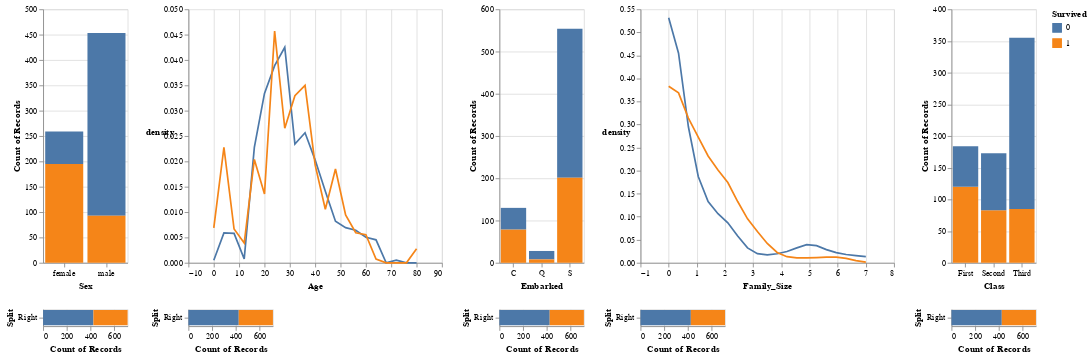

Notebook code cell kept with this figure:
### Code cell
chart = alt.hconcat()
CATEGORICAL_WIDTH = 100
QUANTITATIVE_WIDTH = 300
for feature in titanic_df.columns:
    if feature == target:
        pass
    elif feature in categorical_features:
        data = titanic_df.loc[:,[feature, target]]
        
        selector = alt.selection_single(fields=[feature])
        
        feature_component = alt.Chart(data).mark_bar().encode(
            x = alt.X(feature, axis=alt.Axis(labelAngle=0)),
            y = "count()",
            color = alt.Color(target, type="nominal", sort=[1,0]),
            opacity = alt.condition(selector, alt.value(1), alt.value(0.3))
        ).properties(
            width = CATEGORICAL_WIDTH
        ).add_selection(
            selector
        )
        
        split_component = alt.Chart(data).mark_bar().encode(
            y = "Split:N",
            x = alt.X("count()", scale=alt.Scale(domain = [0, len(titanic_df)])),
            color = alt.Color(target, type="nominal", sort=[1,0])
        ).transform_calculate(
            split_val = selector[feature]
        ).transform_calculate(
            Split = "datum." + feature + " == datum.split_val?'Left':'Right'"
        ).properties(
            width = CATEGORICAL_WIDTH
        )
        
        chart |= (feature_component & split_component)
    else:

        data = titanic_df.loc[:,[feature, target]].melt(id_vars=target)
        selector = alt.selection_single(fields = [feature], on="mouseover", nearest=True)
        
        # build IG table
        ig_df = build_IG_Table(feature)
        
        feature_component = alt.Chart(data).transform_density(
            density='value',
            bandwidth=0.5,
            groupby=['variable', target],
            steps=20
        ).transform_joinaggregate(
            max_density = 'max(density)'
        ).mark_line().encode(
            alt.X('value:Q', title=feature),
            alt.Y('density:Q', axis=alt.Axis(labelAngle=0, titleAngle=0)),
            alt.Color(target, type="nominal")
        ).properties(
            width=QUANTITATIVE_WIDTH, #height=100
        )

        selection_bar_df = pd.DataFrame(
            np.arange(np.min(titanic_df[feature]).astype(int), np.max(titanic_df[feature]).astype(int)),
            columns = [feature]
        )
        selection_bar_df["Height"] = 1

        selection_bars = alt.Chart(selection_bar_df).mark_bar(
            size=.8*QUANTITATIVE_WIDTH/len(selection_bar_df),
            binSpacing=0
        ).transform_calculate(
            key=selector[feature]
        ).transform_calculate(
            val='datum.'+feature
        ).encode(
            x = feature,
            y = alt.Y("Height", axis=None),
            color = alt.value("lightgrey"),
            opacity = alt.condition(alt.datum.val <= alt.datum.key, alt.value(0.3), alt.value(0))
        ).add_selection(
            selector
        )      

        split_component = alt.Chart(data).mark_bar().encode(
            y = "Split:N",
            x = alt.X("count()", scale=alt.Scale(domain = [0, len(titanic_df)])),
            color = alt.Color(target, type="nominal", sort=[1,0])
        ).transform_calculate(
            split_val = selector[feature]
        ).transform_calculate(
            Split = "datum.value <= datum.split_val?'Left':'Right'"
        ).properties(
            width = 100
        )   
    
#         split_text = alt.Chart(data).mark_text().encode(
#             y = "Split:N",
#             text = "split_target_count:Q",
#             #color = alt.Color(target, type="nominal", sort=[1,0])
#         ).transform_calculate(
#             split_val = selector[feature]
#         ).transform_calculate(
#             Split = "datum.value <= datum.split_val?'Left':'Right'"
#         ).transform_joinaggregate(
#             split_total_count = "count()",
#             groupby = ["Split"]
#         ).transform_joinaggregate(
#             split_target_count = "count()",
#             groupby = ["Split", target]
#         )

        split_text = alt.Chart(ig_df).mark_text().encode(
            text = "chart_text:N",
        ).transform_calculate(
            selected_val = selector[feature]
        ).transform_filter(
            (alt.datum.Split_Val <= alt.datum.selected_val) & (alt.datum.Split_Val >= alt.datum.selected_val)
        ).transform_calculate(
            chart_text = "Information Gain: " + alt.datum.Information_Gain
        ).properties(
            width = 150
        )

        ig_text = alt.Chart(ig_df).mark_text().encode(
            text = "chart_text:N",
        ).transform_calculate(
            selected_val = selector[feature]
        ).transform_filter(
            (alt.datum.Split_Val <= alt.datum.selected_val) & (alt.datum.Split_Val >= alt.datum.selected_val)
        ).transform_calculate(
            chart_text = "Information Gain: " + alt.datum.Information_Gain
        ).properties(
            width = 150
        )
        
        chart |= ((selection_bars + feature_component).resolve_scale(y="independent") & (split_component | (split_text + ig_text)))
    
chart

### Figure 1 — Vega-Lite specification as saved in the notebook (floating-point values rounded to 4 significant figures; data arrays with more than 128 entries replaced by an {"elided": "..."} marker saying what was removed)
{"config": {"view": {"continuousWidth": 400, "continuousHeight": 300}}, "hconcat": [{"vconcat": [{"mark": "bar", "encoding": {"color": {"type": "nominal", "field": "Survived", "sort": [1, 0]}, "opacity": {"condition": {"value": 1, "selection": "selector400"}, "value": 0.3}, "x": {"type": "nominal", "axis": {"labelAngle": 0}, "field": "Sex"}, "y": {"type": "quantitative", "aggregate": "count"}}, "selection": {"selector400": {"type": "single", "fields": ["Sex"]}}, "width": 100}, {"mark": "bar", "encoding": {"color": {"type": "nominal", "field": "Survived", "sort": [1, 0]}, "x": {"type": "quantitative", "aggregate": "count", "scale": {"domain": [0, 712]}}, "y": {"type": "nominal", "field": "Split"}}, "transform": [{"calculate": "selector400['Sex']", "as": "split_val"}, {"calculate": "datum.Sex == datum.split_val?'Left':'Right'", "as": "Split"}], "width": 100}]}, {"vconcat": [{"layer": [{"data": {"name": "data-1b1ad364eb6985e496936a585856e77a"}, "mark": {"type": "bar", "binSpacing": 0, "size": 3.0}, "encoding": {"color": {"value": "lightgrey"}, "opacity": {"condition": {"value": 0.3, "test": "(datum.val <= datum.key)"}, "value": 0}, "x": {"type": "quantitative", "field": "Age"}, "y": {"type": "quantitative", "axis": null, "field": "Height"}}, "selection": {"selector401": {"type": "single", "fields": ["Age"], "on": "mouseover", "nearest": true}}, "transform": [{"calculate": "selector401['Age']", "as": "key"}, {"calculate": "datum.Age", "as": "val"}]}, {"data": {"name": "data-109fc2ef60fd3e69425de5a728741c59"}, "mark": "line", "encoding": {"color": {"type": "nominal", "field": "Survived"}, "x": {"type": "quantitative", "field": "value", "title": "Age"}, "y": {"type": "quantitative", "axis": {"labelAngle": 0, "titleAngle": 0}, "field": "density"}}, "transform": [{"density": "value", "bandwidth": 0.5, "groupby": ["variable", "Survived"], "steps": 20}, {"joinaggregate": [{"op": "max", "field": "density", "as": "max_density"}]}], "width": 300}], "resolve": {"scale": {"y": "independent"}}}, {"hconcat": [{"data": {"name": "data-109fc2ef60fd3e69425de5a728741c59"}, "mark": "bar", "encoding": {"color": {"type": "nominal", "field": "Survived", "sort": [1, 0]}, "x": {"type": "quantitative", "aggregate": "count", "scale": {"domain": [0, 712]}}, "y": {"type": "nominal", "field": "Split"}}, "transform": [{"calculate": "selector401['Age']", "as": "split_val"}, {"calculate": "datum.value <= datum.split_val?'Left':'Right'", "as": "Split"}], "width": 100}, {"data": {"name": "data-be81a33132e1b29a01caedfbdb47021f"}, "mark": "text", "encoding": {"text": {"type": "nominal", "field": "chart_text"}}, "transform": [{"calculate": "selector401['Age']", "as": "selected_val"}, {"filter": "((datum.Split_Val <= datum.selected_val) && (datum.Split_Val >= datum.selected_val))"}, {"calculate": "('Information Gain: ' + datum.Information_Gain)", "as": "chart_text"}], "width": 150}]}]}, {"vconcat": [{"mark": "bar", "encoding": {"color": {"type": "nominal", "field": "Survived", "sort": [1, 0]}, "opacity": {"condition": {"value": 1, "selection": "selector402"}, "value": 0.3}, "x": {"type": "nominal", "axis": {"labelAngle": 0}, "field": "Embarked"}, "y": {"type": "quantitative", "aggregate": "count"}}, "selection": {"selector402": {"type": "single", "fields": ["Embarked"]}}, "width": 100}, {"mark": "bar", "encoding": {"color": {"type": "nominal", "field": "Survived", "sort": [1, 0]}, "x": {"type": "quantitative", "aggregate": "count", "scale": {"domain": [0, 712]}}, "y": {"type": "nominal", "field": "Split"}}, "transform": [{"calculate": "selector402['Embarked']", "as": "split_val"}, {"calculate": "datum.Embarked == datum.split_val?'Left':'Right'", "as": "Split"}], "width": 100}], "data": {"name": "data-7a305e47f911af7dd208986e5e6f6ccd"}}, {"vconcat": [{"layer": [{"data": {"name": "data-fe651712a4f6f7e79b5d5306badf6116"}, "mark": {"type": "bar", "binSpacing": 0, "size": 34.29}, "encoding": {"color": {"value": "lightgrey"}, "opacity": {"condition": {"value": 0.3, "test": "(datum.val <= datum.key)"}, "value": 0}, "x": {"type": "quantitative", "field": "Family_Size"}, "y": {"type": "quantitative", "axis": null, "field": "Height"}}, "selection": {"selector403": {"type": "single", "fields": ["Family_Size"], "on": "mouseover", "nearest": true}}, "transform": [{"calculate": "selector403['Family_Size']", "as": "key"}, {"calculate": "datum.Family_Size", "as": "val"}]}, {"data": {"name": "data-8f8f3495865b45bdd240f978a163c097"}, "mark": "line", "encoding": {"color": {"type": "nominal", "field": "Survived"}, "x": {"type": "quantitative", "field": "value", "title": "Family_Size"}, "y": {"type": "quantitative", "axis": {"labelAngle": 0, "titleAngle": 0}, "field": "density"}}, "transform": [{"density": "value", "bandwidth": 0.5, "groupby": ["variable", "Survived"], "steps": 20}, {"joinaggregate": [{"op": "max", "field": "density", "as": "max_density"}]}], "width": 300}], "resolve": {"scale": {"y": "independent"}}}, {"hconcat": [{"data": {"name": "data-8f8f3495865b45bdd240f978a163c097"}, "mark": "bar", "encoding": {"color": {"type": "nominal", "field": "Survived", "sort": [1, 0]}, "x": {"type": "quantitative", "aggregate": "count", "scale": {"domain": [0, 712]}}, "y": {"type": "nominal", "field": "Split"}}, "transform": [{"calculate": "selector403['Family_Size']", "as": "split_val"}, {"calculate": "datum.value <= datum.split_val?'Left':'Right'", "as": "Split"}], "width": 100}, {"data": {"name": "data-f4fd8f9ba5b5bad8cd76281f7bec7783"}, "mark": "text", "encoding": {"text": {"type": "nominal", "field": "chart_text"}}, "transform": [{"calculate": "selector403['Family_Size']", "as": "selected_val"}, {"filter": "((datum.Split_Val <= datum.selected_val) && (datum.Split_Val >= datum.selected_val))"}, {"calculate": "('Information Gain: ' + datum.Information_Gain)", "as": "chart_text"}], "width": 150}]}]}, {"vconcat": [{"mark": "bar", "encoding": {"color": {"type": "nominal", "field": "Survived", "sort": [1, 0]}, "opacity": {"condition": {"value": 1, "selection": "selector404"}, "value": 0.3}, "x": {"type": "nominal", "axis": {"labelAngle": 0}, "field": "Class"}, "y": {"type": "quantitative", "aggregate": "count"}}, "selection": {"selector404": {"type": "single", "fields": ["Class"]}}, "width": 100}, {"mark": "bar", "encoding": {"color": {"type": "nominal", "field": "Survived", "sort": [1, 0]}, "x": {"type": "quantitative", "aggregate": "count", "scale": {"domain": [0, 712]}}, "y": {"type": "nominal", "field": "Split"}}, "transform": [{"calculate": "selector404['Class']", "as": "split_val"}, {"calculate": "datum.Class == datum.split_val?'Left':'Right'", "as": "Split"}], "width": 100}], "data": {"name": "data-203b5a4661447b6ae149f4264ee4f76d"}}], "data": {"name": "data-fcde82a648231dad3b6d7cc6467d1cab"}, "$schema": "https://vega.github.io/schema/vega-lite/v4.0.2.json", "datasets": {"data-fcde82a648231dad3b6d7cc6467d1cab": {"elided": "712 records"}, "data-1b1ad364eb6985e496936a585856e77a": [{"Age": 0, "Height": 1}, {"Age": 1, "Height": 1}, {"Age": 2, "Height": 1}, {"Age": 3, "Height": 1}, {"Age": 4, "Height": 1}, {"Age": 5, "Height": 1}, {"Age": 6, "Height": 1}, {"Age": 7, "Height": 1}, {"Age": 8, "Height": 1}, {"Age": 9, "Height": 1}, {"Age": 10, "Height": 1}, {"Age": 11, "Height": 1}, {"Age": 12, "Height": 1}, {"Age": 13, "Height": 1}, {"Age": 14, "Height": 1}, {"Age": 15, "Height": 1}, {"Age": 16, "Height": 1}, {"Age": 17, "Height": 1}, {"Age": 18, "Height": 1}, {"Age": 19, "Height": 1}, {"Age": 20, "Height": 1}, {"Age": 21, "Height": 1}, {"Age": 22, "Height": 1}, {"Age": 23, "Height": 1}, {"Age": 24, "Height": 1}, {"Age": 25, "Height": 1}, {"Age": 26, "Height": 1}, {"Age": 27, "Height": 1}, {"Age": 28, "Height": 1}, {"Age": 29, "Height": 1}, {"Age": 30, "Height": 1}, {"Age": 31, "Height": 1}, {"Age": 32, "Height": 1}, {"Age": 33, "Height": 1}, {"Age": 34, "Height": 1}, {"Age": 35, "Height": 1}, {"Age": 36, "Height": 1}, {"Age": 37, "Height": 1}, {"Age": 38, "Height": 1}, {"Age": 39, "Height": 1}, {"Age": 40, "Height": 1}, {"Age": 41, "Height": 1}, {"Age": 42, "Height": 1}, {"Age": 43, "Height": 1}, {"Age": 44, "Height": 1}, {"Age": 45, "Height": 1}, {"Age": 46, "Height": 1}, {"Age": 47, "Height": 1}, {"Age": 48, "Height": 1}, {"Age": 49, "Height": 1}, {"Age": 50, "Height": 1}, {"Age": 51, "Height": 1}, {"Age": 52, "Height": 1}, {"Age": 53, "Height": 1}, {"Age": 54, "Height": 1}, {"Age": 55, "Height": 1}, {"Age": 56, "Height": 1}, {"Age": 57, "Height": 1}, {"Age": 58, "Height": 1}, {"Age": 59, "Height": 1}, {"Age": 60, "Height": 1}, {"Age": 61, "Height": 1}, {"Age": 62, "Height": 1}, {"Age": 63, "Height": 1}, {"Age": 64, "Height": 1}, {"Age": 65, "Height": 1}, {"Age": 66, "Height": 1}, {"Age": 67, "Height": 1}, {"Age": 68, "Height": 1}, {"Age": 69, "Height": 1}, {"Age": 70, "Height": 1}, {"Age": 71, "Height": 1}, {"Age": 72, "Height": 1}, {"Age": 73, "Height": 1}, {"Age": 74, "Height": 1}, {"Age": 75, "Height": 1}, {"Age": 76, "Height": 1}, {"Age": 77, "Height": 1}, {"Age": 78, "Height": 1}, {"Age": 79, "Height": 1}], "data-109fc2ef60fd3e69425de5a728741c59": {"elided": "712 records"}, "data-be81a33132e1b29a01caedfbdb47021f": [{"Split_Val": 0, "Left_Entropy": 0.0, "Right_Entropy": 97.3, "Information_Gain": 0.18}, {"Split_Val": 1, "Left_Entropy": 59.17, "Right_Entropy": 96.82, "Information_Gain": 1.27}, {"Split_Val": 2, "Left_Entropy": 95.44, "Right_Entropy": 96.9, "Information_Gain": 0.5}, {"Split_Val": 3, "Left_Entropy": 91.83, "Right_Entropy": 96.67, "Information_Gain": 0.89}, {"Split_Val": 4, "Left_Entropy": 90.97, "Right_Entropy": 96.38, "Information_Gain": 1.28}, {"Split_Val": 5, "Left_Entropy": 87.57, "Right_Entropy": 96.13, "Information_Gain": 1.75}, {"Split_Val": 6, "Left_Entropy": 87.87, "Right_Entropy": 96.04, "Information_Gain": 1.85}, {"Split_Val": 7, "Left_Entropy": 90.44, "Right_Entropy": 96.06, "Information_Gain": 1.69}, {"Split_Val": 8, "Left_Entropy": 91.83, "Right_Entropy": 96.01, "Information_Gain": 1.66}, {"Split_Val": 9, "Left_Entropy": 96.29, "Right_Entropy": 96.12, "Information_Gain": 1.21}, {"Split_Val": 10, "Left_Entropy": 97.45, "Right_Entropy": 96.2, "Information_Gain": 1.04}, {"Split_Val": 11, "Left_Entropy": 98.43, "Right_Entropy": 96.26, "Information_Gain": 0.88}, {"Split_Val": 12, "Left_Entropy": 98.16, "Right_Entropy": 96.2, "Information_Gain": 0.97}, {"Split_Val": 13, "Left_Entropy": 97.57, "Right_Entropy": 96.07, "Information_Gain": 1.14}, {"Split_Val": 14, "Left_Entropy": 98.29, "Right_Entropy": 96.03, "Information_Gain": 1.07}, {"Split_Val": 15, "Left_Entropy": 97.63, "Right_Entropy": 95.8, "Information_Gain": 1.34}, {"Split_Val": 16, "Left_Entropy": 99.28, "Right_Entropy": 95.85, "Information_Gain": 1.02}, {"Split_Val": 17, "Left_Entropy": 99.54, "Right_Entropy": 95.73, "Information_Gain": 1.02}, {"Split_Val": 18, "Left_Entropy": 100.0, "Right_Entropy": 95.84, "Information_Gain": 0.7}, {"Split_Val": 19, "Left_Entropy": 99.9, "Right_Entropy": 95.9, "Information_Gain": 0.53}, {"Split_Val": 20, "Left_Entropy": 99.43, "Right_Entropy": 96.3, "Information_Gain": 0.26}, {"Split_Val": 21, "Left_Entropy": 98.43, "Right_Entropy": 96.84, "Information_Gain": 0.06}, {"Split_Val": 22, "Left_Entropy": 98.34, "Right_Entropy": 96.8, "Information_Gain": 0.06}, {"Split_Val": 23, "Left_Entropy": 98.08, "Right_Entropy": 96.92, "Information_Gain": 0.03}, {"Split_Val": 24, "Left_Entropy": 98.35, "Right_Entropy": 96.59, "Information_Gain": 0.08}, {"Split_Val": 25, "Left_Entropy": 97.75, "Right_Entropy": 97.04, "Information_Gain": 0.01}, {"Split_Val": 26, "Left_Entropy": 97.52, "Right_Entropy": 97.21, "Information_Gain": 0.0}, {"Split_Val": 27, "Left_Entropy": 98.07, "Right_Entropy": 96.61, "Information_Gain": 0.05}, {"Split_Val": 28, "Left_Entropy": 97.47, "Right_Entropy": 97.23, "Information_Gain": 0.0}, {"Split_Val": 29, "Left_Entropy": 97.45, "Right_Entropy": 97.24, "Information_Gain": 0.0}, {"Split_Val": 30, "Left_Entropy": 97.32, "Right_Entropy": 97.4, "Information_Gain": 0.0}, {"Split_Val": 31, "Left_Entropy": 97.46, "Right_Entropy": 97.18, "Information_Gain": 0.0}, {"Split_Val": 32, "Left_Entropy": 97.69, "Right_Entropy": 96.73, "Information_Gain": 0.02}, {"Split_Val": 33, "Left_Entropy": 97.67, "Right_Entropy": 96.71, "Information_Gain": 0.02}, {"Split_Val": 34, "Left_Entropy": 97.61, "Right_Entropy": 96.79, "Information_Gain": 0.01}, {"Split_Val": 35, "Left_Entropy": 97.98, "Right_Entropy": 95.57, "Information_Gain": 0.1}, {"Split_Val": 36, "Left_Entropy": 98.11, "Right_Entropy": 94.64, "Information_Gain": 0.18}, {"Split_Val": 37, "Left_Entropy": 97.97, "Right_Entropy": 95.14, "Information_Gain": 0.12}, {"Split_Val": 38, "Left_Entropy": 97.96, "Right_Entropy": 95.01, "Information_Gain": 0.12}, {"Split_Val": 39, "Left_Entropy": 97.88, "Right_Entropy": 95.1, "Information_Gain": 0.1}, {"Split_Val": 40, "Left_Entropy": 97.86, "Right_Entropy": 94.86, "Information_Gain": 0.11}, {"Split_Val": 41, "Left_Entropy": 97.82, "Right_Entropy": 94.97, "Information_Gain": 0.09}, {"Split_Val": 42, "Left_Entropy": 97.87, "Right_Entropy": 94.22, "Information_Gain": 0.14}, {"Split_Val": 43, "Left_Entropy": 97.78, "Right_Entropy": 94.74, "Information_Gain": 0.09}, {"Split_Val": 44, "Left_Entropy": 97.72, "Right_Entropy": 94.95, "Information_Gain": 0.07}, {"Split_Val": 45, "Left_Entropy": 97.73, "Right_Entropy": 94.49, "Information_Gain": 0.09}, {"Split_Val": 46, "Left_Entropy": 97.55, "Right_Entropy": 95.91, "Information_Gain": 0.03}, {"Split_Val": 47, "Left_Entropy": 97.32, "Right_Entropy": 97.6, "Information_Gain": 0.0}, {"Split_Val": 48, "Left_Entropy": 97.52, "Right_Entropy": 95.79, "Information_Gain": 0.02}, {"Split_Val": 49, "Left_Entropy": 97.65, "Right_Entropy": 93.95, "Information_Gain": 0.08}, {"Split_Val": 50, "Left_Entropy": 97.72, "Right_Entropy": 91.83, "Information_Gain": 0.15}, {"Split_Val": 51, "Left_Entropy": 97.65, "Right_Entropy": 92.41, "Information_Gain": 0.11}, {"Split_Val": 52, "Left_Entropy": 97.7, "Right_Entropy": 90.44, "Information_Gain": 0.17}, {"Split_Val": 53, "Left_Entropy": 97.74, "Right_Entropy": 88.86, "Information_Gain": 0.22}, {"Split_Val": 54, "Left_Entropy": 97.72, "Right_Entropy": 87.22, "Information_Gain": 0.24}, {"Split_Val": 55, "Left_Entropy": 97.73, "Right_Entropy": 85.82, "Information_Gain": 0.27}, {"Split_Val": 56, "Left_Entropy": 97.73, "Right_Entropy": 83.38, "Information_Gain": 0.31}, {"Split_Val": 57, "Left_Entropy": 97.67, "Right_Entropy": 85.71, "Information_Gain": 0.22}, {"Split_Val": 58, "Left_Entropy": 97.74, "Right_Entropy": 76.42, "Information_Gain": 0.42}, {"Split_Val": 59, "Left_Entropy": 97.68, "Right_Entropy": 79.5, "Information_Gain": 0.31}, {"Split_Val": 60, "Left_Entropy": 97.7, "Right_Entropy": 70.25, "Information_Gain": 0.46}, {"Split_Val": 61, "Left_Entropy": 97.61, "Right_Entropy": 76.42, "Information_Gain": 0.28}, {"Split_Val": 62, "Left_Entropy": 97.59, "Right_Entropy": 72.19, "Information_Gain": 0.3}, {"Split_Val": 63, "Left_Entropy": 97.68, "Right_Entropy": 39.12, "Information_Gain": 0.74}, {"Split_Val": 64, "Left_Entropy": 97.62, "Right_Entropy": 43.95, "Information_Gain": 0.56}, {"Split_Val": 65, "Left_Entropy": 97.53, "Right_Entropy": 54.36, "Information_Gain": 0.31}, {"Split_Val": 66, "Left_Entropy": 97.49, "Right_Entropy": 59.17, "Information_Gain": 0.23}, {"Split_Val": 67, "Left_Entropy": 97.49, "Right_Entropy": 59.17, "Information_Gain": 0.23}, {"Split_Val": 68, "Left_Entropy": 97.49, "Right_Entropy": 59.17, "Information_Gain": 0.23}, {"Split_Val": 69, "Left_Entropy": 97.49, "Right_Entropy": 59.17, "Information_Gain": 0.23}, {"Split_Val": 70, "Left_Entropy": 97.4, "Right_Entropy": 81.13, "Information_Gain": 0.04}, {"Split_Val": 71, "Left_Entropy": 97.34, "Right_Entropy": 100.0, "Information_Gain": 0.01}, {"Split_Val": 72, "Left_Entropy": 97.34, "Right_Entropy": 100.0, "Information_Gain": 0.01}, {"Split_Val": 73, "Left_Entropy": 97.34, "Right_Entropy": 100.0, "Information_Gain": 0.01}, {"Split_Val": 74, "Left_Entropy": 97.3, "Right_Entropy": 0.0, "Information_Gain": 0.18}, {"Split_Val": 75, "Left_Entropy": 97.3, "Right_Entropy": 0.0, "Information_Gain": 0.18}, {"Split_Val": 76, "Left_Entropy": 97.3, "Right_Entropy": 0.0, "Information_Gain": 0.18}, {"Split_Val": 77, "Left_Entropy": 97.3, "Right_Entropy": 0.0, "Information_Gain": 0.18}, {"Split_Val": 78, "Left_Entropy": 97.3, "Right_Entropy": 0.0, "Information_Gain": 0.18}, {"Split_Val": 79, "Left_Entropy": 97.3, "Right_Entropy": 0.0, "Information_Gain": 0.18}], "data-7a305e47f911af7dd208986e5e6f6ccd": {"elided": "712 records"}, "data-fe651712a4f6f7e79b5d5306badf6116": [{"Family_Size": 0, "Height": 1}, {"Family_Size": 1, "Height": 1}, {"Family_Size": 2, "Height": 1}, {"Family_Size": 3, "Height": 1}, {"Family_Size": 4, "Height": 1}, {"Family_Size": 5, "Height": 1}, {"Family_Size": 6, "Height": 1}], "data-8f8f3495865b45bdd240f978a163c097": {"elided": "712 records"}, "data-f4fd8f9ba5b5bad8cd76281f7bec7783": [{"Split_Val": 0, "Left_Entropy": 90.26, "Right_Entropy": 99.92, "Information_Gain": 2.88}, {"Split_Val": 1, "Left_Entropy": 95.6, "Right_Entropy": 99.98, "Information_Gain": 0.7}, {"Split_Val": 2, "Left_Entropy": 97.4, "Right_Entropy": 96.94, "Information_Gain": 0.0}, {"Split_Val": 3, "Left_Entropy": 98.17, "Right_Entropy": 71.4, "Information_Gain": 1.1}, {"Split_Val": 4, "Left_Entropy": 98.06, "Right_Entropy": 66.9, "Information_Gain": 1.04}, {"Split_Val": 5, "Left_Entropy": 97.61, "Right_Entropy": 76.42, "Information_Gain": 0.28}, {"Split_Val": 6, "Left_Entropy": 97.54, "Right_Entropy": 0.0, "Information_Gain": 0.63}], "data-203b5a4661447b6ae149f4264ee4f76d": {"elided": "712 records"}}}
